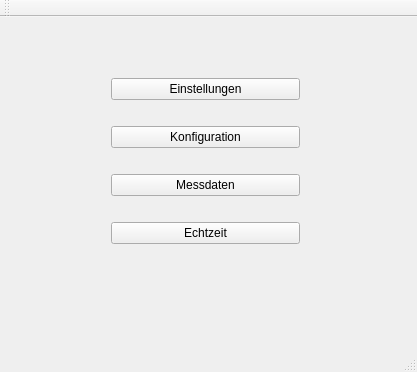
<?xml version="1.0" encoding="UTF-8"?>
<ui version="4.0">
 <class>menue</class>
 <widget class="QMainWindow" name="menue">
  <property name="geometry">
   <rect>
    <x>0</x>
    <y>0</y>
    <width>417</width>
    <height>372</height>
   </rect>
  </property>
  <property name="windowTitle">
   <string>menue</string>
  </property>
  <widget class="QWidget" name="centralWidget">
   <widget class="QWidget" name="">
    <property name="geometry">
     <rect>
      <x>100</x>
      <y>30</y>
      <width>211</width>
      <height>231</height>
     </rect>
    </property>
    <layout class="QVBoxLayout" name="verticalLayout">
     <item>
      <widget class="QPushButton" name="men_button_settings">
       <property name="text">
        <string>Einstellungen</string>
       </property>
      </widget>
     </item>
     <item>
      <widget class="QPushButton" name="men_button_config">
       <property name="text">
        <string>Konfiguration</string>
       </property>
      </widget>
     </item>
     <item>
      <widget class="QPushButton" name="men_button_data">
       <property name="text">
        <string>Messdaten</string>
       </property>
      </widget>
     </item>
     <item>
      <widget class="QPushButton" name="men_button_realtime">
       <property name="text">
        <string>Echtzeit</string>
       </property>
      </widget>
     </item>
    </layout>
   </widget>
  </widget>
  <widget class="QMenuBar" name="menuBar">
   <property name="geometry">
    <rect>
     <x>0</x>
     <y>0</y>
     <width>417</width>
     <height>21</height>
    </rect>
   </property>
  </widget>
  <widget class="QToolBar" name="mainToolBar">
   <attribute name="toolBarArea">
    <enum>TopToolBarArea</enum>
   </attribute>
   <attribute name="toolBarBreak">
    <bool>false</bool>
   </attribute>
  </widget>
  <widget class="QStatusBar" name="statusBar"/>
 </widget>
 <layoutdefault spacing="6" margin="11"/>
 <resources/>
 <connections/>
</ui>
